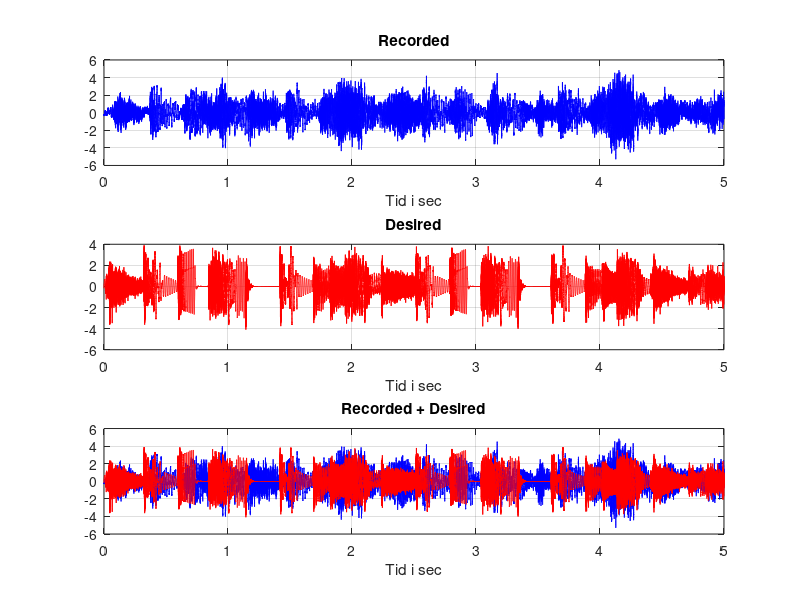

Write the MATLAB code that produced this figure. (Note: this script raises an error after producing the figure.)
clc, clear all, close all

load snakfrabord.mat
load 5secBeat.mat

fs=48000;
ts=1/fs;


signal=recdata(:,1)';
desired=playdata(:,1)';

%rms normaliseret
signal=signal/rms(signal);           
desired=desired/rms(desired);

T=(length(desired)/fs)-ts;
n=0:ts:T;

figure()
subplot(3,1,1)
plot(n,signal,'b')
grid on
xlabel('Tid i sec')
title('Recorded')
subplot(3,1,2)
plot(n,desired,'r')
grid on
xlabel('Tid i sec')
title('Desired')
subplot(3,1,3)
plot(n,signal,'b',n,desired,'r')
grid on
xlabel('Tid i sec')
title('Recorded + Desired')

%% Listen

soundsc(desired, fs)
pause(T)
soundsc(signal,fs)

%% Minimumphase filter
close all, clc
both=signal+desired;
c=cceps(both);
%c=rceps(signal);
[px,locs]=findpeaks(c,'Threshold',0.05,'MinPeakDistance',0.2);

figure()
plot(n,c,'b',n(locs),px,'o')
xlabel('Tid in sec')
%ylim([-0.02 0.05])

soundsc(both,fs)
%%
close all, clc

dl=locs(3)-1;
filt=filter(1,[1 zeros(1,dl-1) 0.5],both);

soundsc(filt,fs)
pause(T)
soundsc(signal,fs)

figure()
subplot(2,1,1)

plot(n,filt)
title('filt')
subplot(2,1,2)
plot(n,signal)